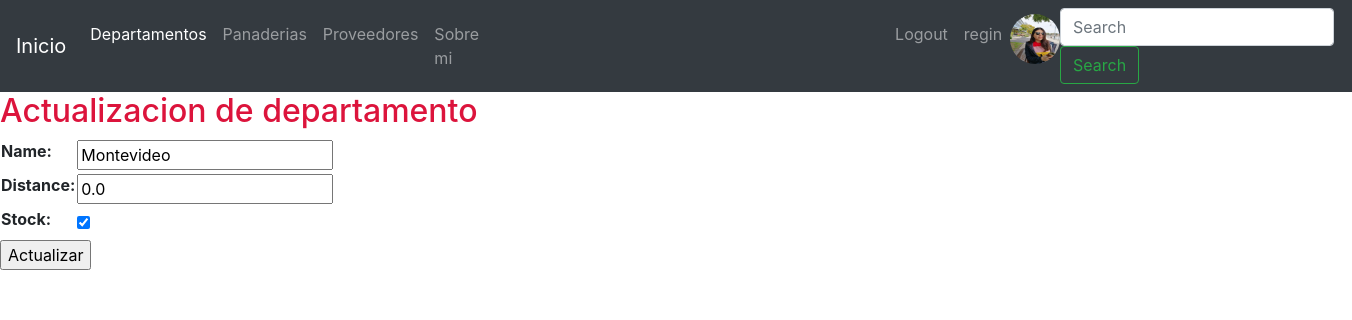
Page /products/update_product/1/ (signed in) on the committed database.
### users/models.py (models this page shows)
class UserProfile(models.Model):
    user = models.OneToOneField(User, on_delete=models.CASCADE, related_name='profile')
    phone = models.CharField(max_length=25, null=True, blank=True)
    birth_date = models.DateField(blank=True, null=True)
    profile_image = models.ImageField(upload_to='profile_image', null=True, blank=True)

### products/models.py (models this page shows, shortened)
class Products(models.Model): #estoy creando el primer modelo, despues puedo cambiar products por departamento o lo que se me ocurra
    name = models.CharField(max_length=100)
    distance = models.FloatField() #en vez de precio puede ser los kilometros que queda desde montevideo
    stock = models.BooleanField(default=True) #si hay panaderias adheridas o no

### products/views.py (the view)
# urls.py: path('update_product/<int:pk>/', ProductsUpdateView.as_view(), name='product_update'),
class ProductsUpdateView(LoginRequiredMixin, UpdateView):
    model = Products
    template_name = 'update_product.html'
    fields = '__all__'
    success_url = '/products/list-products/'

### templates/update_product.html (shortened to what this page needs)
{% extends 'base.html' %}
{% block title %}
    <h2 style="color: crimson;">Actualizacion de departamento</h2>
{% endblock %}
{% block content %}
{% if form %}
<form action="" method="POST">
    <table>
    {{form.as_table}}
    </table>
    <input type="submit" value="Actualizar">
</form>
{% endif %}
{% endblock %}

### templates/base.html (shortened to what this page needs)
<!DOCTYPE html>
<html lang="en">
<head>
    <link rel="stylesheet" href="https://cdn.jsdelivr.net/npm/bootstrap@4.6.2/dist/css/bootstrap.min.css"
>
</head>
<body>
    <header>
        <nav class="navbar navbar-expand-lg navbar-dark bg-dark">
            <a class="navbar-brand" href="/">Inicio</a>
            <div class="collapse navbar-collapse" id="navbarSupportedContent">
                <ul class="navbar-nav mr-auto">
                    <li class="nav-item active">
                        <a class="nav-link" href="/products/list-products/">Departamentos </a>
                    </li>
                    <li class="nav-item">
                        <a class="nav-link" href="/products/list-panaderias/">Panaderias</a>
                    </li>
                    <li class="nav-item">
                        <a class="nav-link" href="/providers/list_providers/">Proveedores</a>
                    </li>
                    <li class="nav-item" style="margin-right:400px;">
                        <a class="nav-link" href="{% url 'about_me' %}">Sobre mi</a>
                    </li>
                    {% if request.user.is_authenticated %}
                    <li class="nav-item">
                        <a class="nav-link" href="/users/logout/">Logout</a>
                    </li>
                    <li class="nav-item">
                        <a class="nav-link" href="/users/update/">{{request.user.username}}</a>
                    </li>
                        {% if request.user.profile.profile_image.url != '' %}
                            <a href="{% url 'update_user_profile' %}">
                                <img src="{{request.user.profile.profile_image.url}}" alt="profile_image" width="50px" height="50px" style="border-radius: 25px;">
                            </a>
                        {% endif %}
                    {% endif %}
                </ul>
                <form class="form-inline my-2 my-lg-0" action="/products/list-products/" method="GET">
                    <input class="form-control mr-sm-2" type="search" placeholder="Search" aria-label="Search" name="search">
                    <button class="btn btn-outline-success my-2 my-sm-0" type="submit">Search</button>
                </form>
            </div>
        </nav>
    </header>
{% block title %}
{% endblock %}
{% block content %}
{% endblock %}
</body>
</html>

### rows in the picture
Products: name "Montevideo", distance "0.0", stock "☑"

### other values in the picture
{{ request.user.username }} "regin"
